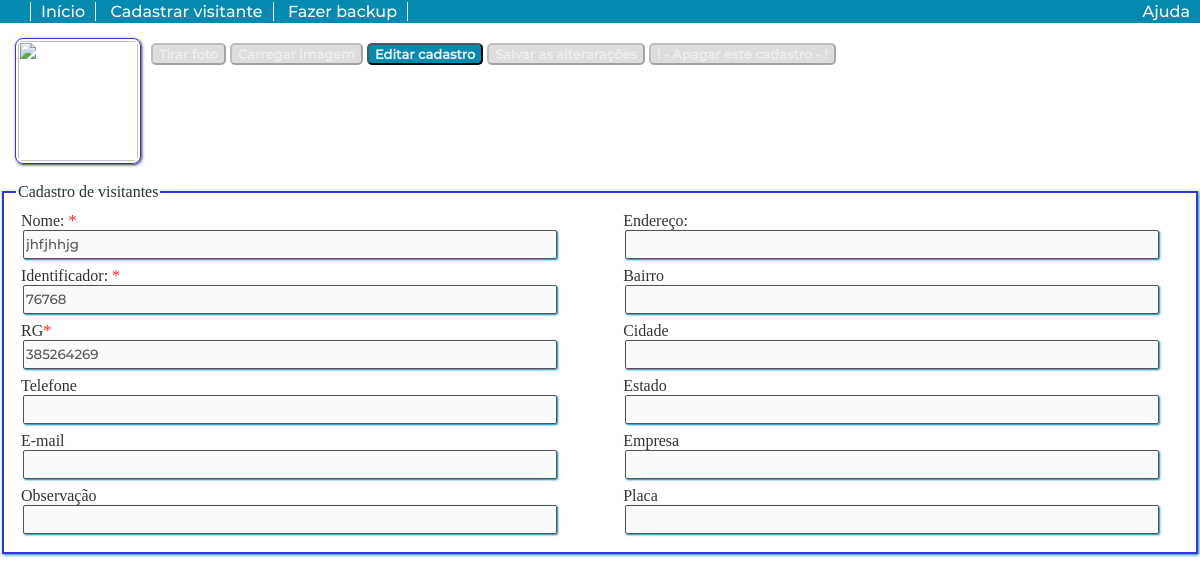
Page /procura_cadastro.php on the committed database.
### tables this page shows
CREATE TABLE `visitantes` (
  `id` int(255) NOT NULL AUTO_INCREMENT,
  `nome` varchar(50) NOT NULL,
  `identificador` varchar(50) NOT NULL,
  `rg` varchar(12) NOT NULL,
  `foto` varchar(100) NOT NULL,
  `telefone` varchar(50) NOT NULL,
  `email` varchar(50) NOT NULL,
  `endereco` varchar(50) NOT NULL,
  `bairro` varchar(50) NOT NULL,
  `cidade` varchar(50) NOT NULL,
  `estado` varchar(50) NOT NULL,
  `empresa` varchar(50) NOT NULL,
  `data_cadastro` date NOT NULL,
  `placa` varchar(8) NOT NULL,
  `obs` varchar(100) NOT NULL,
  PRIMARY KEY (`id`)
);

### procura_cadastro.php (the view, shortened to what this page needs)
<!DOCTYPE html>
<html>
    <head>
        <link rel="stylesheet" href="css/estilo.css">
</head>
    <body>
 <div id="container">
   <div id="header">
      <div id="mainnav">
           <ul>
		<li><a href="index.php">In&iacute;cio</a></li>
                <li><a href="cadastro_visitantes.html">Cadastrar visitante</a></li>
                 <li><a href="bkp.php">Fazer backup</a></li>
                 <li><a href="ajuda.html">Ajuda</a></li>
	    </ul>
       </div>
      </div>
 <?php
           $chave = $_POST['chave'];
              $connect = mysqli_connect('localhost','root','','portaria');
           mysqli_set_charset($connect,'utf8');
                $query_select = "SELECT * FROM visitantes where rg = '$chave' or identificador = '$chave' or nome like '$chave%'";
                     $select = mysqli_query($connect,$query_select);
                      $valor = mysqli_fetch_assoc($select);
      ?>
  <div id="flex_container">
     <div id="foto_resultado"><img id="img_foto" src="<?php echo $valor['foto'];?>" width="120" height="120">
                   </div>
                     <div class="flex-child">
                      <input type="button" value="Tirar foto" class="btn_submit" id="btn_foto" onClick="document.getElementById('tirar_foto').style.display = 'block'" disabled />
                         <input type="button" value="Carregar imagem" class="btn_submit" id="btn_carregar" onClick="document.getElementById('carrega_imagem').style.display = 'block';" disabled />
                            <input type="button" value="Editar cadastro" class="btn_submit" onClick="habilita_edicao()" />
                             <input type="button" id="btn_alterar" value="Salvar as alterara&ccedil;&otilde;es" class="btn_submit" onClick="document.getElementById('form_cadastro').submit();" disabled />
                               <input type="button" id="btn_apagar" value="! - Apagar este cadastro - !" class="btn_submit" onClick="document.getElementById('form_apagar').submit();" disabled />
                         </div>
                    </div>
  <fieldset><legend>Cadastro de visitantes</legend>
   <div id="form">
     <form action="alterar_cadastro.php" method="post" id="form_cadastro">
      <div id="col1">
    <label for="nome">Nome: </label><span>*</span><input type="text" id="nome" name="nome" value="<?php echo $valor['nome'];?>" required disabled />
      <label for="identificador">Identificador: </label><span>*</span><input type="text" id="identificador" name="identificador" value="<?php echo $valor['identificador'];?>" pattern="[0-9]+$" required disabled />
        <label for="rg">RG</label><span>*</span><input type="text" id="rg" name="rg" value="<?php echo $valor['rg'];?>" pattern="[0-9]+$" required disabled />
             <label for="telefone">Telefone</label><input type="text" id="telefone" name="telefone" value="<?php echo $valor['telefone'];?>" disabled />
               <label for="email">E-mail</label><input type="text" id="email" name="email" value="<?php echo $valor['telefone'];?>" disabled />
                  <label for="obs">Observa&ccedil;&atilde;o</label><input type="text" id="obs" name="obs" value="<?php echo $valor['obs'];?>" disabled />
                    </div>
                     <div id="col2">
                   <label for="endereco">Endere&ccedil;o:</label><input type="text" id="endereco" name="endereco" value="<?php echo $valor['endereco'];?>"disabled />
                     <label for="bairro">Bairro</label><input type="text" id="bairro" name="bairro" value="<?php echo $valor['bairro'];?>" disabled />
                       <label for="cidade">Cidade</label><input type="text" id="cidade" name="cidade" value="<?php echo $valor['cidade'];?>"disabled />
                         <label for="estado">Estado</label><input type="text" id="estado" name="estado" value="<?php echo $valor['estado'];?>"disabled />
                             <label for="empresa">Empresa</label><input type="text" id="empresa" name="empresa" value="<?php echo $valor['empresa'];?>" disabled />
                                <label for="placa">Placa</label><input type="text" id="placa" name="placa" value="<?php echo $valor['placa'];?>" disabled style="text-transform:uppercase;" />
          </div>
                </form>
   </div>
  </div>
</body>
</html>

### css/estilo.css (style rules this page uses)
body { display: block; margin: 0; color: #323232; }
input[type=text] { width: 95%; height: 25px; font-family: Montserrat; margin: 0 0 8px 2px; display: block; border: 1px solid; border-radius:2px; -moz-border-radius:2px; -webkit-border-radius:2px; box-shadow: 1px 1px 2px #0489b1; -moz-box-shadow: 1px 1px 2px #0489b1; -webkit-box-shadow: 1px 1px 2px #0489b1; }
#form { margin: 5px 5px 0 5px; }
.btn_submit { font-size: small; background: #0489b1; font-family: Montserrat; color: #eeeeee; font-weight: bold; cursor: pointer; border-radius: 5px; }
.btn_submit:disabled { background: #dddddd; }
.flex-child { margin-left:5px; padding: 5px; }
fieldset { margin: 5px 2px 2px 2px; border: 2px solid #3434dd; box-shadow: 1px 1px 3px #0489b1; -moz-box-shadow: 1px 1px 3px #0489b1; -webkit-box-shadow: 1px 1px 3px #0489b1; }
span { color: #ff2323;text-transform: uppercase; }
label { margin: 2 0 0 20px; }
#img_foto { cursor: pointer; width:120px; height: 120px; padding: 2px; z-index:1000; border: 1px solid #3434dd; border-radius:8px; -moz-border-radius:8px; -webkit-border-radius:8px; box-shadow: 1px 1px 3px #333333; -moz-box-shadow: 1px 1px 3px #333333; -webkit-box-shadow: 1px 1px 3px #333333; }
#col1 { position: relative;float: left;width:48% }
#col2 { position: relative;float: right;width:48% }
#flex_container { display:flex;margin-bottom: 5px;height: 135px;padding:5px;width: 95%; }
#foto_resultado { padding:0 0 0 10px; }
#mainnav { font-family: Montserrat; color: #ffffff; padding: 2px 0; margin-bottom: 10px; }
#mainnav ul { margin: 0 0 0 20px; padding: 0; list-style-type: none; border-left: 1px solid #ffffff; }
#mainnav li { display: inline; padding: 0 10px; border-right: 1px solid #ffffff; }
#mainnav li:last-child { float: right; padding-right: 10px; border: none; }
#mainnav li a { text-decoration: none; color: #ffffff; }
#header { background: #0489b1; padding:0 0 0 10px; }

### rows in the picture
visitantes: nome "jhfjhhjg", identificador "76768", rg "385264269"
